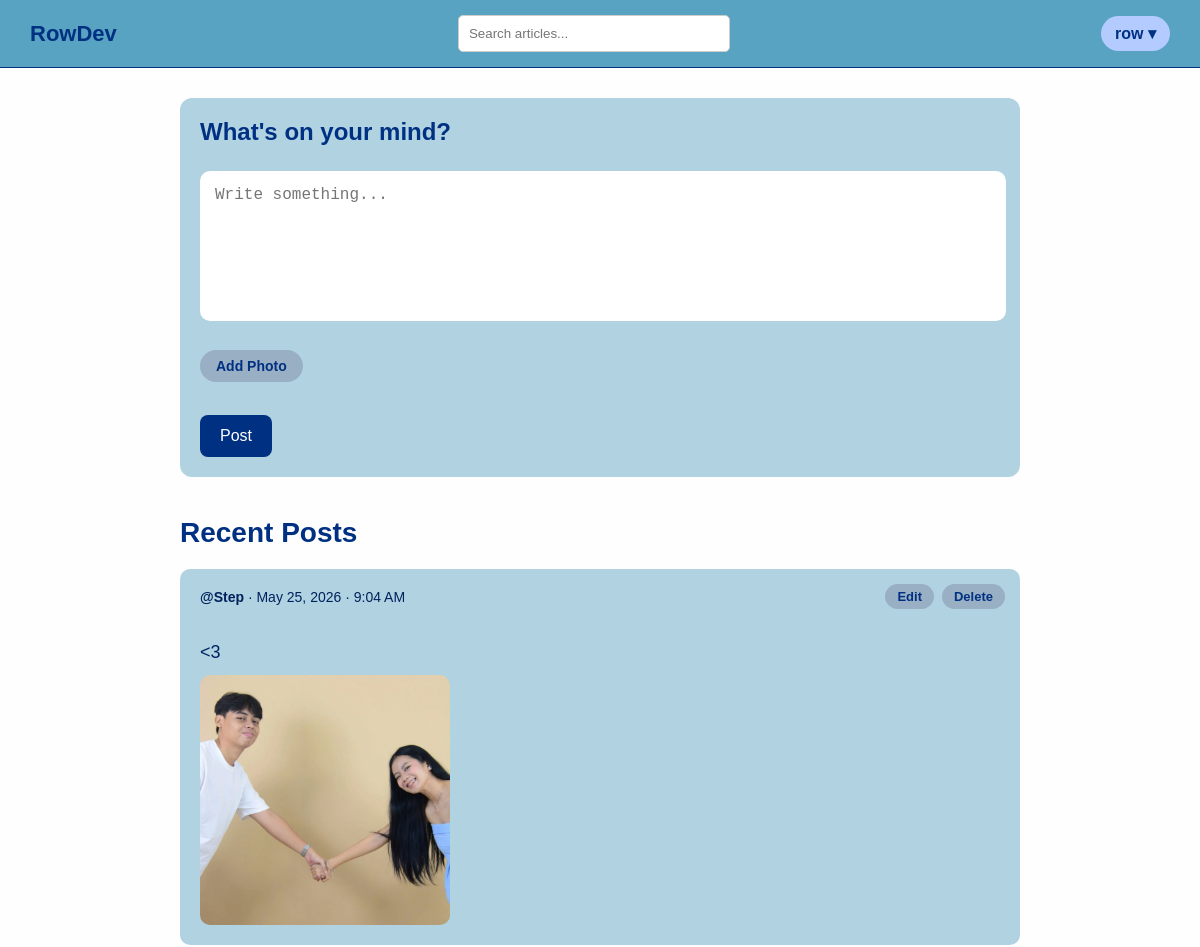
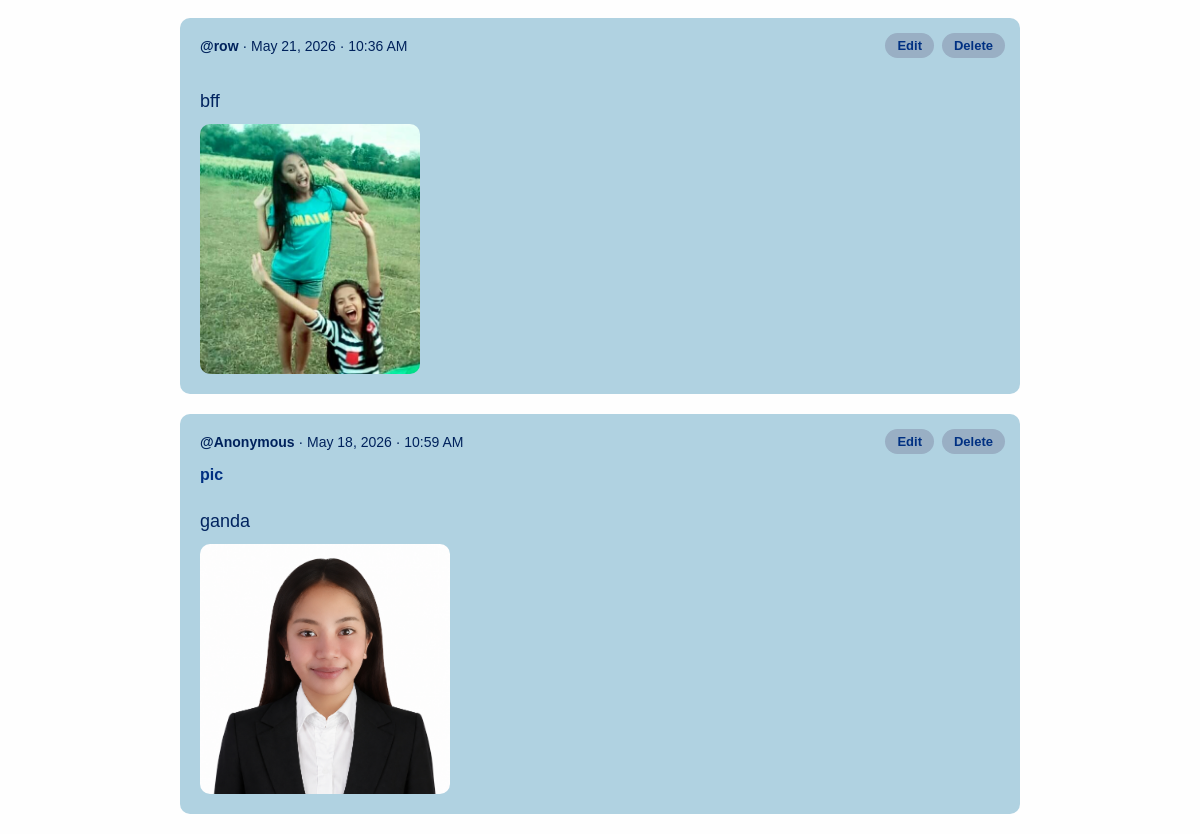
The app's page / (signed in) with its own data (2 pictures, top to bottom).
### myapp/models.py (models this page shows, shortened)
class Post(models.Model):
    title = models.CharField(max_length=200, blank=True, null=True)
    content = models.TextField()
    image = models.ImageField(upload_to='post_images/', blank=True, null=True)
    author = models.ForeignKey(User, on_delete=models.SET_NULL, null=True, blank=True)
    created_at = models.DateTimeField(auto_now_add=True)

### myapp/views.py (the view, shortened to what this page needs)
# urls.py: path('', views.home),
@login_required
def home(request):
    posts = Post.objects.all().order_by('-created_at')
    return render(request, 'home.html', {'posts': posts})

### myapp/templates/home.html (shortened to what this page needs)
{% extends 'base.html' %}
{% load tz %}
{% block content %}
<div class="status-box">
    <div class="status-title">What's on your mind?</div>
    <form method="post" action="{% url 'post-create' %}" enctype="multipart/form-data">
        <textarea
            name="content"
            class="status-textarea"
            placeholder="Write something..."
            required
        ></textarea>
        <div style="margin-top: 10px; display: flex; align-items: center; gap: 10px;">
            <label for="post-image" style="
                background: #99afc4;
                color: #003082;
                padding: 8px 16px;
                border-radius: 20px;
                cursor: pointer;
                font-weight: bold;
                font-size: 14px;
            ">Add Photo</label>
        </div>
        <br>
        <button type="submit" class="post-btn">Post</button>
    </form>
</div>
<div class="feed-heading">Recent Posts</div>
{% for post in posts %}
    <div class="card" style="position: relative;">
        {% if request.user == post.author or request.user.is_staff %}
        <div style="position: absolute; top: 15px; right: 15px; display: flex; gap: 8px;">
            <a href="{% url 'post-edit' post.pk %}" style="
                background: #99afc4;
                color: #003082;
                padding: 5px 12px;
                border-radius: 20px;
                text-decoration: none;
                font-weight: bold;
                font-size: 13px;
            ">Edit</a>
            <a href="{% url 'post-delete' post.pk %}" style="
                background: #99afc4;
                color: #003082;
                padding: 5px 12px;
                border-radius: 20px;
                text-decoration: none;
                font-weight: bold;
                font-size: 13px;
            ">Delete</a>
        </div>
        {% endif %}
        <p style="margin: 0 0 10px 0; font-size: 14px; color: #00225c;">
    <strong>
        {% if post.author %}
            @{{ post.author.username }}
        {% else %}
            @Anonymous
        {% endif %}
    </strong>
    · {{ post.created_at|date:"M d, Y · g:i A" }}
</p>
        {% if post.title and post.title != "Status Update" %}
            <p style="font-size: 16px; font-weight: bold; color: #003082; margin: 0 0 6px 0;">
                {{ post.title }}
            </p>
        {% endif %}
        <p style="font-size: 18px; color: #00235f; margin: 0; white-space: pre-line;">
            {{ post.content }}
        </p>
        {% if post.image %}
            <img src="{{ post.image.url }}" alt="Post image" style="
                max-width: 50%;
                max-height: 250px;
                object-fit: cover;
                border-radius: 10px;
                margin-top: 12px;
                display: block;
            ">
        {% endif %}
    </div>
{% empty %}
    <div class="no-posts">
        No posts yet. Be the first!
    </div>
{% endfor %}
{% endblock %}

### myapp/templates/base.html (shortened to what this page needs)
<!DOCTYPE html>
<html>
<head>
</head>
<body>
<div class="navbar">
    <a href="{% url 'home' %}" class="logo">RowDev</a>
    <div>
        <form action="{% url 'post-list' %}" method="get">
            <input type="text" name="q" placeholder="Search articles..." style="margin-bottom: 0; width: 250px; color:#003082">
        </form>
    </div>
    <div class="nav-links">
        {% if user.is_authenticated %}
            <div class="user-dropdown">
                <button onclick="toggleMenu()" class="logout-btn" style="cursor: pointer;">
                    {{ user.username }} ▾
                </button>
            </div>
        {% else %}
            <a href="{% url 'account_login' %}">Login</a>
            <a class="btn" href="{% url 'register' %}">Join Now</a>
        {% endif %}
    </div>
</div>
<div class="container">
    {% block content %}
    {% endblock %}
</div>
</body>
</html>

### myapp/templates/base.html (style rules this page uses)
body { margin: 0; font-family: Arial; background: #fefefe; }
.navbar { display: flex; justify-content: space-between; align-items: center; padding: 15px 30px; background: rgb(87, 163, 193); border-bottom: 1px solid #003082; }
.logo { font-family: sans-serif; font-size: 22px; font-weight: bold; color: #003082; text-decoration: none; }
.nav-links { display: flex; align-items: center; }
.nav-links a, .nav-links button { margin-left: 15px; text-decoration: none; color: #003082; font-weight: bold; background: none; border: none; cursor: pointer; font-family: Arial; font-size: 16px; }
.logout-btn { background: #b4cbff !important; color: #003082 !important; padding: 8px 14px; border-radius: 20px; }
.container { width: 70%; margin: auto; margin-top: 30px; }
.card { background: rgb(176, 210, 225); padding: 20px; margin-bottom: 20px; border-radius: 10px; }
.card img { max-width: 100%; height: auto; border-radius: 10px; margin-top: 10px; }
input[type="text"], input[type="password"], input[type="email"], textarea { width: 95%; padding: 10px; margin-bottom: 15px; border-radius: 5px; border: 1px solid #ccc; }
.user-dropdown { position: relative; display: inline-block; margin-left: 15px; }

### myapp/templates/home.html (style rules this page uses)
.status-box { background: rgb(176, 210, 225); padding: 20px; border-radius: 12px; margin-bottom: 30px; }
.status-title { font-size: 24px; font-weight: bold; color: #003082; margin-bottom: 15px; }
.status-textarea { width: 97%; height: 120px; padding: 15px; border-radius: 10px; border: none; resize: none; font-size: 16px; margin-top: 10px; }
.post-btn { margin-top: 15px; background: #003082; color: white; border: none; padding: 12px 20px; border-radius: 8px; cursor: pointer; font-size: 16px; }
.feed-heading { font-size: 28px; font-weight: bold; color: #003082; margin-top: 40px; margin-bottom: 20px; }

### records on screen
Post: shows "Edit", author.username "Step", created_at "May 25, 2026 · 9:04 AM", content "<3", image (picture)
Post: shows "Edit", author.username "row", created_at "May 21, 2026 · 10:36 AM", content "bff", image (picture)
Post: shows "Edit", shows "@Anonymous", created_at "May 18, 2026 · 10:59 AM", title "pic", content "ganda", image (picture)

### other values on screen
{{ user.username }} "row"
